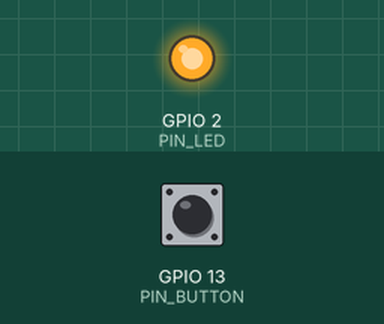
Bench run of a program on a simulated ESP32. Parts: output pins drawn as LEDs (lit = HIGH). The test bench sets the inputs (shaded band); at power-on: GPIO 13 (PIN_BUTTON) HIGH.

Above: at 0.05 s.
Timing chart, 0 to 3.0 s (numbered marks = the images above):
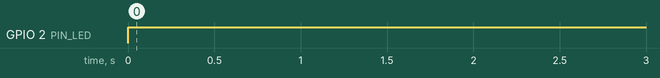

The program:

main.cpp
```cpp
#include <Arduino.h>
#define PIN_LED 2
#define PIN_BUTTON 13


void setup()
{
  pinMode(PIN_LED, OUTPUT);
  pinMode(PIN_BUTTON, INPUT);
}

void loop()
{
  if (digitalRead(PIN_BUTTON) == LOW) //reads the input signal received at PIN 13
  {
    digitalWrite(PIN_LED, LOW); //Sends a low at PIN 2
  }
  else
  {
    digitalWrite(PIN_LED, HIGH); //Sends a high at PIN 2
  }
}

void loop1()
{
// for (int i = 0; i < 5; i++)
  {
    digitalWrite(LED_BUILTIN, HIGH); // turn the LED off (HIGH is the voltage level)
    delay(100);                      // wait for 100 ms
    digitalWrite(LED_BUILTIN, LOW);  // turn the LED on by making the voltage LOW
    delay(100);                      // wait for 100 ms
  }
}
```

Measured:
- by itself, GPIO 2 (PIN_LED): LOW → HIGH at 0.00 s
